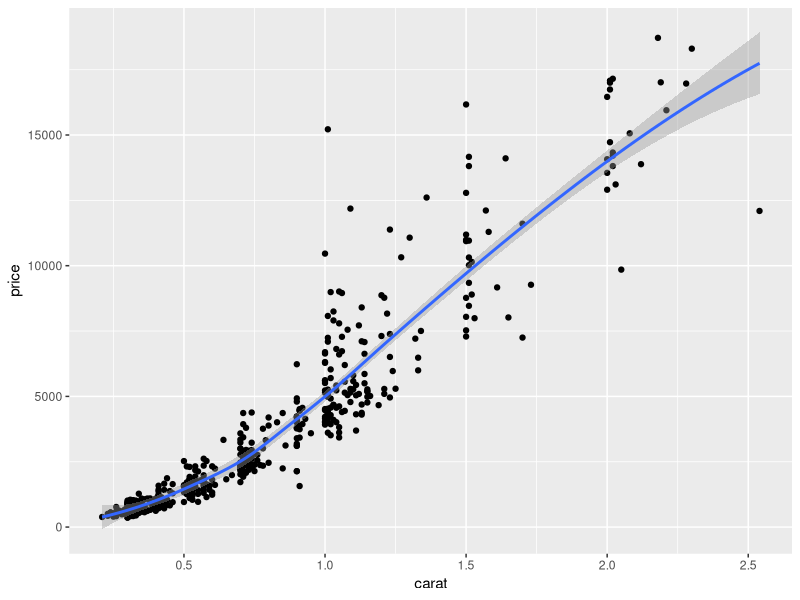

Reproduce this figure in R.
## ---- chunk 1
library(tidyverse)
head(diamonds)
## ---- chunk 2
set.seed(99)
ggplot(diamonds %>% sample_n(500),
       aes(carat, price)) +
  geom_point() +
  geom_smooth()
